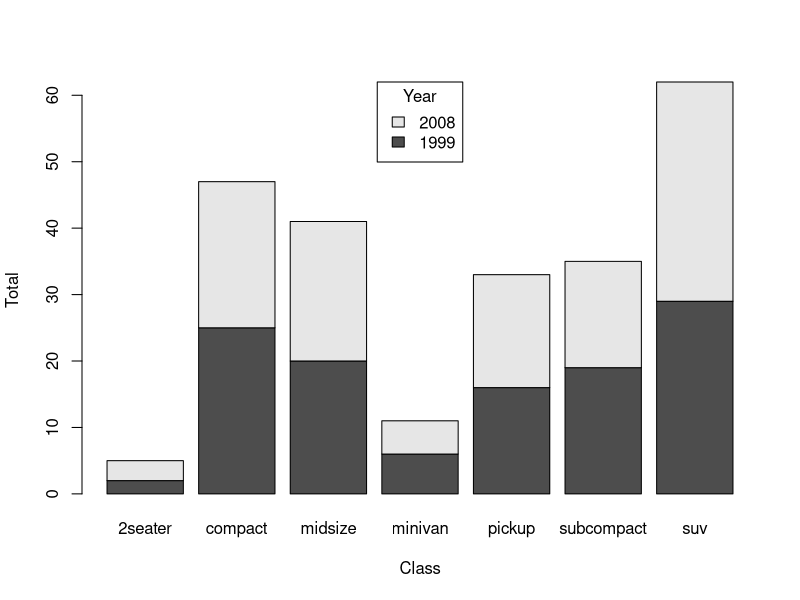
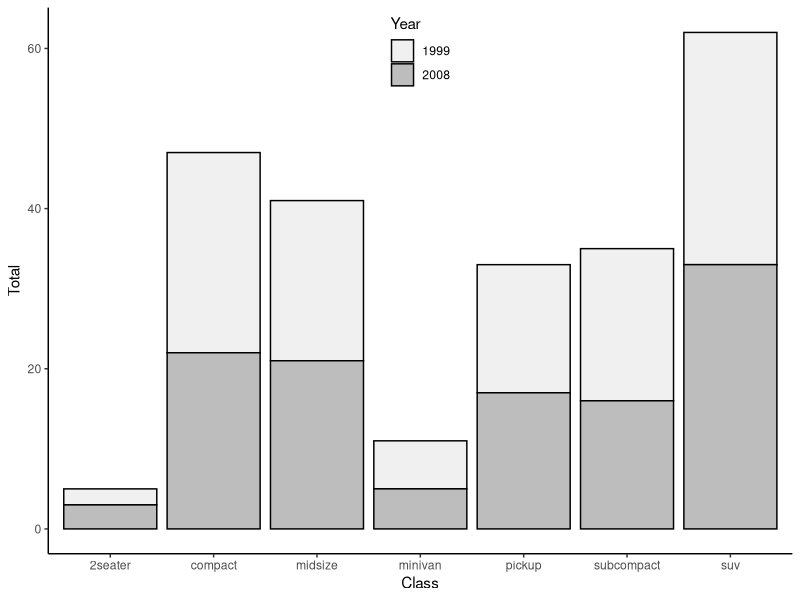

The R source for these figures, in order:
## ---- chunk 1
knitr::opts_chunk$set(echo = FALSE)

library(dplyr)
library(ggplot2)
library(flextable)

## ---- chunk 2
# dimensions of my default 1col template:
# width: 22.86 (9"), height: 9.43cm (3.71")

barplot(n ~ year + class, data = mpg %>% count(class, year),
        xlab = "Class", ylab = "Total", legend.text = TRUE,
        args.legend = c(x = "top", title = "Year"))

## ---- chunk 3
# dimensions of my default 1col template:
# width: 22.86 (9"), height: 9.43cm (3.71")

ggplot(mpg,
       aes(class, fill = factor(year))) +
  geom_bar(position = "stack", color = "black") +
  labs(x = "Class", y = "Total", fill = "Year") +
  scale_fill_brewer(palette = "Greys") +
  theme_classic() +
  theme(legend.position = c(0.5, 1),
        legend.justification = c(0.5, 1))
## ---- chunk 4
dt <- mpg %>%
  count(class, year) %>%
  tidyr::pivot_wider(names_from = year, values_from = n) %>%
  mutate(Total = `1999` + `2008`)

# no need to specify dimensions as kable's output will fit automatically
# within the template's placeholder, but difficult to manipulate column widths
knitr::kable(dt) 
## ---- chunk 5
# dimensions & position of my default 2col template:
# width: 11.22cm (4.42"), height: 9.43cm (3.71")
# 12.91cm (5.08") from left for right column, 3.33cm (1.31") from top
# (note: position on slide needs to be specified for proper alignment, as this
# output doesn't fit automatically inside the placeholders)

flextable(dt) %>%
  width(j = 1, width = 4, unit = "cm") %>%
  width(j = 2:4, width = (11.22-4)/3, unit = "cm") %>%
  theme_zebra()
